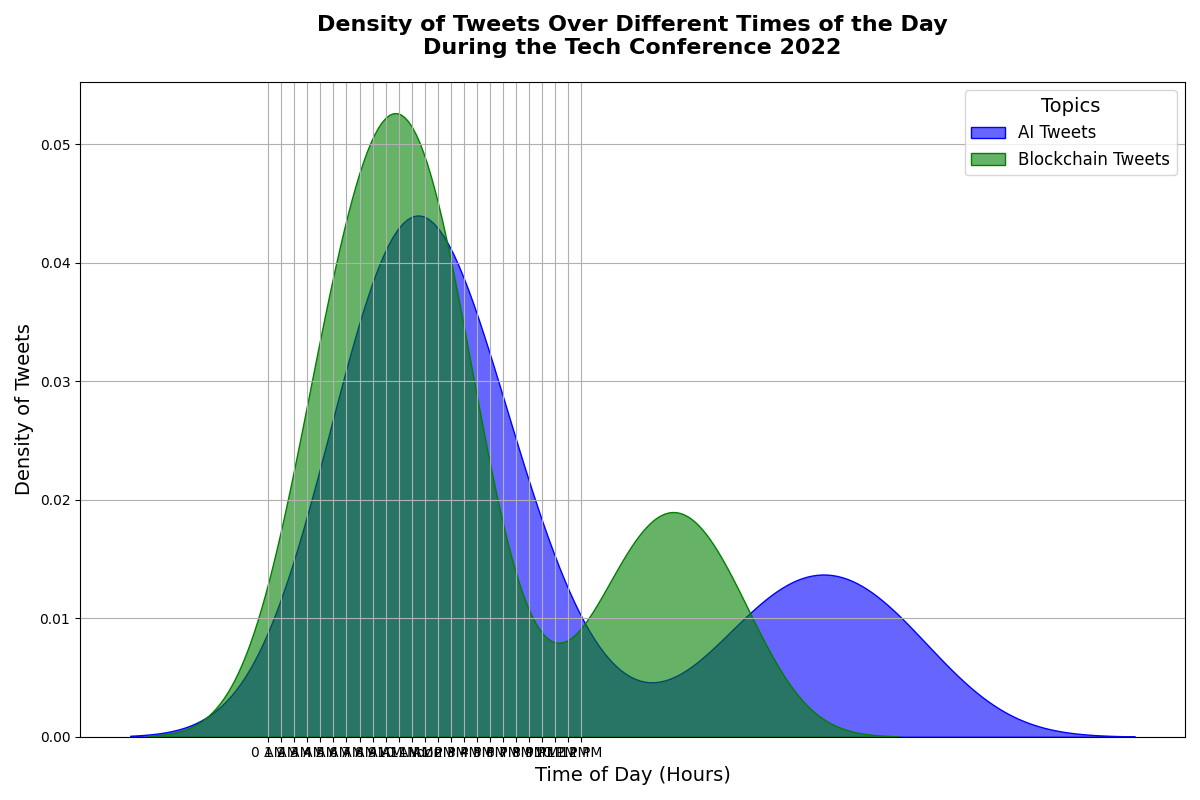

The Python source for this figure:
import numpy as np
import matplotlib.pyplot as plt
import seaborn as sns

# Backstory: Analyzing the density of tweets over different times of the day during a tech conference.
# We want to see how the activity varies for two main topics: 'AI' and 'Blockchain'.

# Constructing contextual data
time_of_day = np.linspace(0, 24, 100)  # Representing hours of the day
tweets_ai = np.piecewise(time_of_day,
                         [time_of_day < 6, (time_of_day >= 6) & (time_of_day < 12), (time_of_day >= 12) & (time_of_day < 18), time_of_day >= 18],
                         [lambda x: 10 + 2*x, lambda x: 25 - 1.5*x, lambda x: 5 + 2.5*x, lambda x: 30 - x])
tweets_blockchain = np.piecewise(time_of_day,
                                 [time_of_day < 6, (time_of_day >= 6) & (time_of_day < 12), (time_of_day >= 12) & (time_of_day < 18), time_of_day >= 18],
                                 [lambda x: 8 + 1.5*x, lambda x: 20 - x, lambda x: 4 + 1.8*x, lambda x: 22 - 0.8*x])

# Setting up the figure and axis
fig, ax = plt.subplots(figsize=(12, 8))

# Density plots for tweets about 'AI' and 'Blockchain'
sns.kdeplot(tweets_ai, label='AI Tweets', color='blue', shade=True, alpha=0.6, ax=ax)
sns.kdeplot(tweets_blockchain, label='Blockchain Tweets', color='green', shade=True, alpha=0.6, ax=ax)

# Customizing the plot
ax.set_title('Density of Tweets Over Different Times of the Day\nDuring the Tech Conference 2022', fontsize=16, fontweight='bold', pad=20)
ax.set_xlabel('Time of Day (Hours)', fontsize=14)
ax.set_ylabel('Density of Tweets', fontsize=14)
ax.legend(title='Topics', fontsize=12, title_fontsize=14)
plt.xticks(np.arange(0, 25, step=1), labels=[f'{int(i)} AM' if i < 12 else ('Noon' if i == 12 else f'{int(i)-12} PM') for i in np.arange(0, 25, step=1)])
plt.grid(True)

# Enhance layout
plt.tight_layout()

# Display the plot
plt.show()
